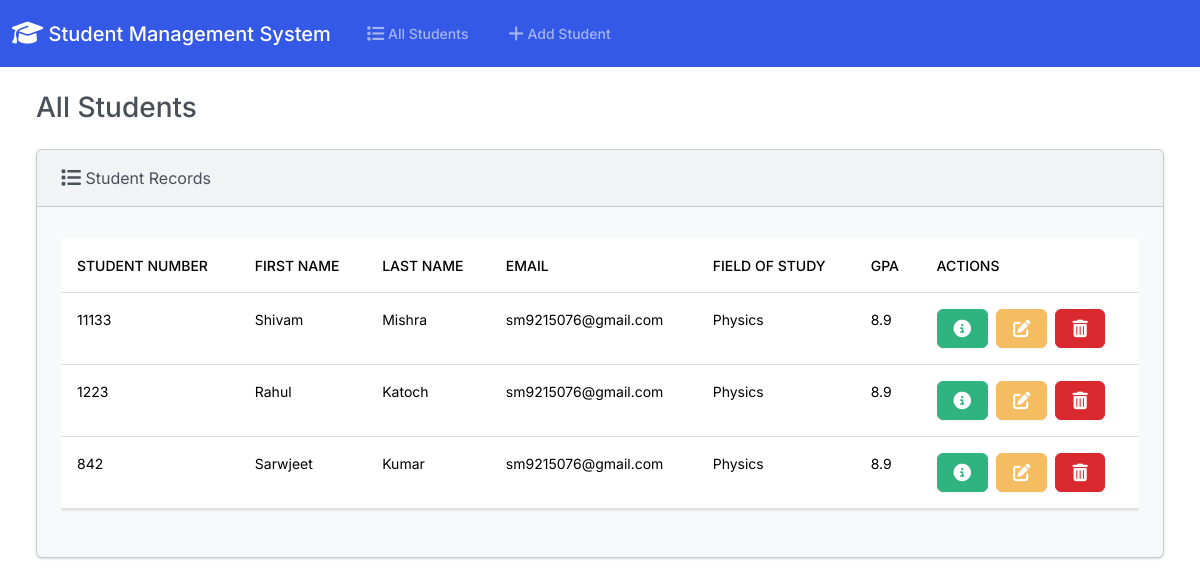
The app's page /, older data.
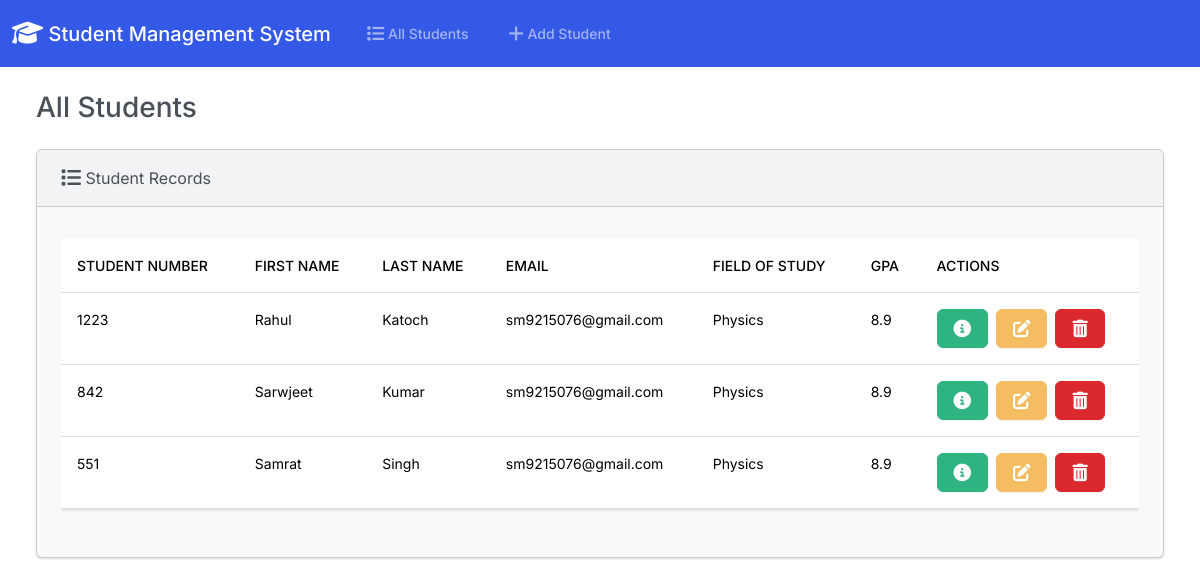
The same page, newer data.
### students/models.py (models this page shows, shortened)
class Student(models.Model):
  students_number = models.PositiveIntegerField()
  first_name = models.CharField(max_length=50)
  last_name = models.CharField(max_length=50)
  email = models.EmailField(max_length=100)
  field_of_study = models.CharField(max_length=50)
  gpa = models.FloatField()

### students/views.py (the view)
# urls.py: path('', views.index, name='index'),
def index(request):
  return render(request, 'students/index.html', {
    'students': Student.objects.all()
  })

### students/templates/students/index.html (shortened to what this page needs)
{% extends "students/base.html" %}
{% block body %}
<h3 class="m-4">All Students</h3>
<div class="row">
  <div class="col-12">
    {% if students %}
    <div class="card bg-light ms-4 me-4 mb-4">
      <div class="card-header">
        <i class="fa-solid fa-list fa-lg"></i> Student Records
      </div>
      <div class="card-body">
        <p class="card-text">
          <div class="table-responsive">
            <table class="table table-hover">
              <thead>
                <tr>
                  <th scope="col">Student Number</th>
                  <th scope="col">First Name</th>
                  <th scope="col">Last Name</th>
                  <th scope="col">Email</th>
                  <th scope="col">Field of Study</th>
                  <th scope="col">GPA</th>
                  <th scope="col">Actions</th>
                </tr>
              </thead>
              <tbody>
                {% for student in students %}
                  <tr>
                    <td>{{ student.students_number }}</td>
                    <td>{{ student.first_name }}</td>
                    <td>{{ student.last_name }}</td>
                    <td>{{ student.email }}</td>
                    <td>{{ student.field_of_study }}</td>
                    <td>{{ student.gpa }}</td>
                    <td>
                      <button type="button" class="btn btn-success me-1" href="{% url 'view_student' student.id %}" data-bs-toggle="modal" data-bs-target="#myModal{{student.id}}">
                      </button>
                      <a class="btn btn-warning me-1" href="{% url 'edit' student.id %}">
                      </a>
                      <button type="button" class="btn btn-danger" data-bs-toggle="modal" data-bs-target="#delete{{student.id}}">
                      </button>
                    </td>
                  </tr>
                {% endfor %}
              </tbody>
            </table>
          </div>
        </p>
      </div>
    </div>
    {% else %}
      <h5 class="alert alert-primary ms-4 me-4">No Student Records</h5>
    {% endif %}
  </div>
</div>
{% endblock %}

Row changes from the older to the newer data that the page shows:
removed Student: students_number "11133", first_name "Shivam", last_name "Mishra", email "sm9215076@gmail.com", field_of_study "Physics", gpa "8.9"
added Student: students_number "551", first_name "Samrat", last_name "Singh", email "sm9215076@gmail.com", field_of_study "Physics", gpa "8.9"
